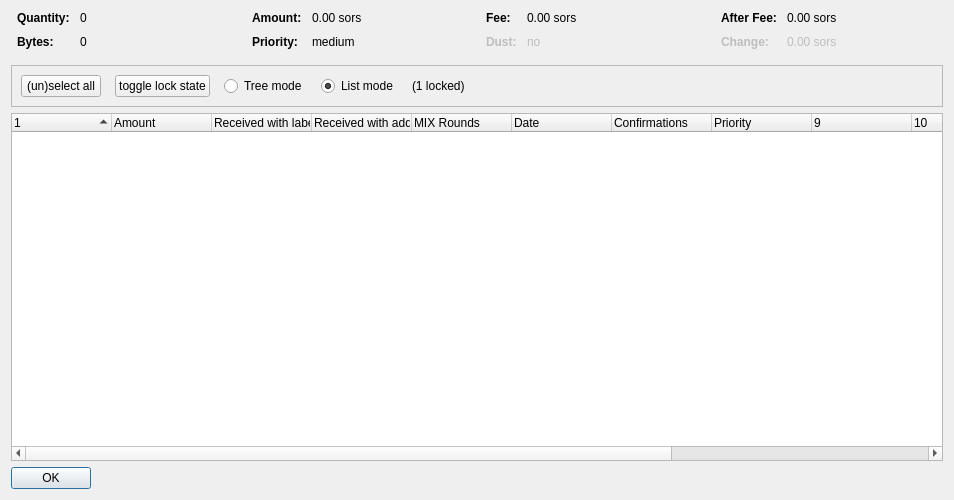
<?xml version="1.0" encoding="UTF-8"?>
<ui version="4.0">
 <class>CoinControlDialog</class>
 <widget class="QDialog" name="CoinControlDialog">
  <property name="geometry">
   <rect>
    <x>0</x>
    <y>0</y>
    <width>954</width>
    <height>500</height>
   </rect>
  </property>
  <property name="windowTitle">
   <string>Coin Selection</string>
  </property>
  <layout class="QVBoxLayout" name="verticalLayout">
   <item>
    <layout class="QHBoxLayout" name="horizontalLayoutTop" stretch="0,0,0,0">
     <property name="topMargin">
      <number>0</number>
     </property>
     <property name="bottomMargin">
      <number>10</number>
     </property>
     <item>
      <layout class="QFormLayout" name="formLayoutCoinControl1">
       <property name="horizontalSpacing">
        <number>10</number>
       </property>
       <property name="verticalSpacing">
        <number>10</number>
       </property>
       <property name="leftMargin">
        <number>6</number>
       </property>
       <property name="rightMargin">
        <number>6</number>
       </property>
       <item row="0" column="0">
        <widget class="QLabel" name="labelCoinControlQuantityText">
         <property name="font">
          <font>
           <weight>75</weight>
           <bold>true</bold>
          </font>
         </property>
         <property name="text">
          <string>Quantity:</string>
         </property>
        </widget>
       </item>
       <item row="0" column="1">
        <widget class="QLabel" name="labelCoinControlQuantity">
         <property name="cursor">
          <cursorShape>IBeamCursor</cursorShape>
         </property>
         <property name="contextMenuPolicy">
          <enum>Qt::ActionsContextMenu</enum>
         </property>
         <property name="text">
          <string notr="true">0</string>
         </property>
         <property name="textInteractionFlags">
          <set>Qt::LinksAccessibleByMouse|Qt::TextSelectableByKeyboard|Qt::TextSelectableByMouse</set>
         </property>
        </widget>
       </item>
       <item row="1" column="0">
        <widget class="QLabel" name="labelCoinControlBytesText">
         <property name="font">
          <font>
           <weight>75</weight>
           <bold>true</bold>
          </font>
         </property>
         <property name="text">
          <string>Bytes:</string>
         </property>
        </widget>
       </item>
       <item row="1" column="1">
        <widget class="QLabel" name="labelCoinControlBytes">
         <property name="cursor">
          <cursorShape>IBeamCursor</cursorShape>
         </property>
         <property name="contextMenuPolicy">
          <enum>Qt::ActionsContextMenu</enum>
         </property>
         <property name="text">
          <string notr="true">0</string>
         </property>
         <property name="textInteractionFlags">
          <set>Qt::LinksAccessibleByMouse|Qt::TextSelectableByKeyboard|Qt::TextSelectableByMouse</set>
         </property>
        </widget>
       </item>
      </layout>
     </item>
     <item>
      <layout class="QFormLayout" name="formLayoutCoinControl2">
       <property name="horizontalSpacing">
        <number>10</number>
       </property>
       <property name="verticalSpacing">
        <number>10</number>
       </property>
       <property name="leftMargin">
        <number>6</number>
       </property>
       <property name="rightMargin">
        <number>6</number>
       </property>
       <item row="0" column="0">
        <widget class="QLabel" name="labelCoinControlAmountText">
         <property name="font">
          <font>
           <weight>75</weight>
           <bold>true</bold>
          </font>
         </property>
         <property name="text">
          <string>Amount:</string>
         </property>
        </widget>
       </item>
       <item row="0" column="1">
        <widget class="QLabel" name="labelCoinControlAmount">
         <property name="cursor">
          <cursorShape>IBeamCursor</cursorShape>
         </property>
         <property name="contextMenuPolicy">
          <enum>Qt::ActionsContextMenu</enum>
         </property>
         <property name="text">
          <string notr="true">0.00 sors</string>
         </property>
         <property name="textInteractionFlags">
          <set>Qt::LinksAccessibleByMouse|Qt::TextSelectableByKeyboard|Qt::TextSelectableByMouse</set>
         </property>
        </widget>
       </item>
       <item row="1" column="0">
        <widget class="QLabel" name="labelCoinControlPriorityText">
         <property name="font">
          <font>
           <weight>75</weight>
           <bold>true</bold>
          </font>
         </property>
         <property name="text">
          <string>Priority:</string>
         </property>
        </widget>
       </item>
       <item row="1" column="1">
        <widget class="QLabel" name="labelCoinControlPriority">
         <property name="cursor">
          <cursorShape>IBeamCursor</cursorShape>
         </property>
         <property name="contextMenuPolicy">
          <enum>Qt::ActionsContextMenu</enum>
         </property>
         <property name="text">
          <string>medium</string>
         </property>
         <property name="textInteractionFlags">
          <set>Qt::LinksAccessibleByMouse|Qt::TextSelectableByKeyboard|Qt::TextSelectableByMouse</set>
         </property>
        </widget>
       </item>
      </layout>
     </item>
     <item>
      <layout class="QFormLayout" name="formLayoutCoinControl3">
       <property name="horizontalSpacing">
        <number>10</number>
       </property>
       <property name="verticalSpacing">
        <number>10</number>
       </property>
       <property name="leftMargin">
        <number>6</number>
       </property>
       <property name="rightMargin">
        <number>6</number>
       </property>
       <item row="0" column="0">
        <widget class="QLabel" name="labelCoinControlFeeText">
         <property name="font">
          <font>
           <weight>75</weight>
           <bold>true</bold>
          </font>
         </property>
         <property name="text">
          <string>Fee:</string>
         </property>
        </widget>
       </item>
       <item row="0" column="1">
        <widget class="QLabel" name="labelCoinControlFee">
         <property name="cursor">
          <cursorShape>IBeamCursor</cursorShape>
         </property>
         <property name="contextMenuPolicy">
          <enum>Qt::ActionsContextMenu</enum>
         </property>
         <property name="text">
          <string notr="true">0.00 sors</string>
         </property>
         <property name="textInteractionFlags">
          <set>Qt::LinksAccessibleByMouse|Qt::TextSelectableByKeyboard|Qt::TextSelectableByMouse</set>
         </property>
        </widget>
       </item>
       <item row="1" column="0">
        <widget class="QLabel" name="labelCoinControlLowOutputText">
         <property name="enabled">
          <bool>false</bool>
         </property>
         <property name="font">
          <font>
           <weight>75</weight>
           <bold>true</bold>
          </font>
         </property>
         <property name="text">
          <string>Dust:</string>
         </property>
        </widget>
       </item>
       <item row="1" column="1">
        <widget class="QLabel" name="labelCoinControlLowOutput">
         <property name="enabled">
          <bool>false</bool>
         </property>
         <property name="cursor">
          <cursorShape>IBeamCursor</cursorShape>
         </property>
         <property name="contextMenuPolicy">
          <enum>Qt::ActionsContextMenu</enum>
         </property>
         <property name="text">
          <string>no</string>
         </property>
         <property name="textInteractionFlags">
          <set>Qt::LinksAccessibleByMouse|Qt::TextSelectableByKeyboard|Qt::TextSelectableByMouse</set>
         </property>
        </widget>
       </item>
      </layout>
     </item>
     <item>
      <layout class="QFormLayout" name="formLayoutCoinControl4">
       <property name="horizontalSpacing">
        <number>10</number>
       </property>
       <property name="verticalSpacing">
        <number>10</number>
       </property>
       <property name="leftMargin">
        <number>6</number>
       </property>
       <property name="rightMargin">
        <number>6</number>
       </property>
       <item row="0" column="0">
        <widget class="QLabel" name="labelCoinControlAfterFeeText">
         <property name="font">
          <font>
           <weight>75</weight>
           <bold>true</bold>
          </font>
         </property>
         <property name="text">
          <string>After Fee:</string>
         </property>
        </widget>
       </item>
       <item row="0" column="1">
        <widget class="QLabel" name="labelCoinControlAfterFee">
         <property name="cursor">
          <cursorShape>IBeamCursor</cursorShape>
         </property>
         <property name="contextMenuPolicy">
          <enum>Qt::ActionsContextMenu</enum>
         </property>
         <property name="text">
          <string notr="true">0.00 sors</string>
         </property>
         <property name="textInteractionFlags">
          <set>Qt::LinksAccessibleByMouse|Qt::TextSelectableByKeyboard|Qt::TextSelectableByMouse</set>
         </property>
        </widget>
       </item>
       <item row="1" column="0">
        <widget class="QLabel" name="labelCoinControlChangeText">
         <property name="enabled">
          <bool>false</bool>
         </property>
         <property name="font">
          <font>
           <weight>75</weight>
           <bold>true</bold>
          </font>
         </property>
         <property name="text">
          <string>Change:</string>
         </property>
        </widget>
       </item>
       <item row="1" column="1">
        <widget class="QLabel" name="labelCoinControlChange">
         <property name="enabled">
          <bool>false</bool>
         </property>
         <property name="cursor">
          <cursorShape>IBeamCursor</cursorShape>
         </property>
         <property name="contextMenuPolicy">
          <enum>Qt::ActionsContextMenu</enum>
         </property>
         <property name="text">
          <string notr="true">0.00 sors</string>
         </property>
         <property name="textInteractionFlags">
          <set>Qt::LinksAccessibleByMouse|Qt::TextSelectableByKeyboard|Qt::TextSelectableByMouse</set>
         </property>
        </widget>
       </item>
      </layout>
     </item>
    </layout>
   </item>
   <item>
    <widget class="QFrame" name="frame">
     <property name="minimumSize">
      <size>
       <width>0</width>
       <height>40</height>
      </size>
     </property>
     <property name="frameShape">
      <enum>QFrame::StyledPanel</enum>
     </property>
     <property name="frameShadow">
      <enum>QFrame::Sunken</enum>
     </property>
     <layout class="QHBoxLayout" name="horizontalLayout">
      <item>
       <layout class="QHBoxLayout" name="horizontalLayoutPanel" stretch="0,0,0,0,0,0">
        <property name="spacing">
         <number>14</number>
        </property>
        <item>
         <widget class="QPushButton" name="pushButtonSelectAll">
          <property name="sizePolicy">
           <sizepolicy hsizetype="Maximum" vsizetype="Fixed">
            <horstretch>0</horstretch>
            <verstretch>0</verstretch>
           </sizepolicy>
          </property>
          <property name="text">
           <string>(un)select all</string>
          </property>
          <property name="autoDefault">
           <bool>false</bool>
          </property>
         </widget>
        </item>
        <item>
         <widget class="QPushButton" name="pushButtonToggleLock">
          <property name="sizePolicy">
           <sizepolicy hsizetype="Maximum" vsizetype="Fixed">
            <horstretch>0</horstretch>
            <verstretch>0</verstretch>
           </sizepolicy>
          </property>
          <property name="text">
           <string>toggle lock state</string>
          </property>
          <property name="autoDefault">
           <bool>false</bool>
          </property>
         </widget>
        </item>
        <item>
         <widget class="QRadioButton" name="radioTreeMode">
          <property name="sizePolicy">
           <sizepolicy hsizetype="Maximum" vsizetype="Fixed">
            <horstretch>0</horstretch>
            <verstretch>0</verstretch>
           </sizepolicy>
          </property>
          <property name="text">
           <string>Tree mode</string>
          </property>
         </widget>
        </item>
        <item>
         <widget class="QRadioButton" name="radioListMode">
          <property name="sizePolicy">
           <sizepolicy hsizetype="Maximum" vsizetype="Fixed">
            <horstretch>0</horstretch>
            <verstretch>0</verstretch>
           </sizepolicy>
          </property>
          <property name="text">
           <string>List mode</string>
          </property>
          <property name="checked">
           <bool>true</bool>
          </property>
         </widget>
        </item>
        <item>
         <widget class="QLabel" name="labelLocked">
          <property name="text">
           <string>(1 locked)</string>
          </property>
         </widget>
        </item>
        <item>
         <spacer name="horizontalSpacer">
          <property name="orientation">
           <enum>Qt::Horizontal</enum>
          </property>
          <property name="sizeHint" stdset="0">
           <size>
            <width>40</width>
            <height>20</height>
           </size>
          </property>
         </spacer>
        </item>
       </layout>
      </item>
     </layout>
    </widget>
   </item>
   <item>
    <widget class="CoinControlTreeWidget" name="treeWidget">
     <property name="contextMenuPolicy">
      <enum>Qt::CustomContextMenu</enum>
     </property>
     <property name="sortingEnabled">
      <bool>false</bool>
     </property>
     <property name="columnCount">
      <number>13</number>
     </property>
     <attribute name="headerShowSortIndicator" stdset="0">
      <bool>true</bool>
     </attribute>
     <attribute name="headerStretchLastSection">
      <bool>false</bool>
     </attribute>
     <column>
      <property name="text">
       <string/>
      </property>
     </column>
     <column>
      <property name="text">
       <string>Amount</string>
      </property>
     </column>
     <column>
      <property name="text">
       <string>Received with label</string>
      </property>
     </column>
     <column>
      <property name="text">
       <string>Received with address</string>
      </property>
     </column>
     <column>
      <property name="text">
       <string>MIX Rounds</string>
      </property>
     </column>
     <column>
      <property name="text">
       <string>Date</string>
      </property>
     </column>
     <column>
      <property name="text">
       <string>Confirmations</string>
      </property>
      <property name="toolTip">
       <string>Confirmed</string>
      </property>
     </column>
     <column>
      <property name="text">
       <string>Priority</string>
      </property>
     </column>
     <column>
      <property name="text">
       <string/>
      </property>
     </column>
     <column>
      <property name="text">
       <string/>
      </property>
     </column>
     <column>
      <property name="text">
       <string/>
      </property>
     </column>
     <column>
      <property name="text">
       <string/>
      </property>
     </column>
     <column>
      <property name="text">
       <string/>
      </property>
     </column>
    </widget>
   </item>
   <item>
    <widget class="QDialogButtonBox" name="buttonBox">
     <property name="sizePolicy">
      <sizepolicy hsizetype="Maximum" vsizetype="Fixed">
       <horstretch>0</horstretch>
       <verstretch>0</verstretch>
      </sizepolicy>
     </property>
     <property name="orientation">
      <enum>Qt::Horizontal</enum>
     </property>
     <property name="standardButtons">
      <set>QDialogButtonBox::Ok</set>
     </property>
    </widget>
   </item>
  </layout>
 </widget>
 <customwidgets>
  <customwidget>
   <class>CoinControlTreeWidget</class>
   <extends>QTreeWidget</extends>
   <header>coincontroltreewidget.h</header>
  </customwidget>
 </customwidgets>
 <resources/>
 <connections/>
</ui>
